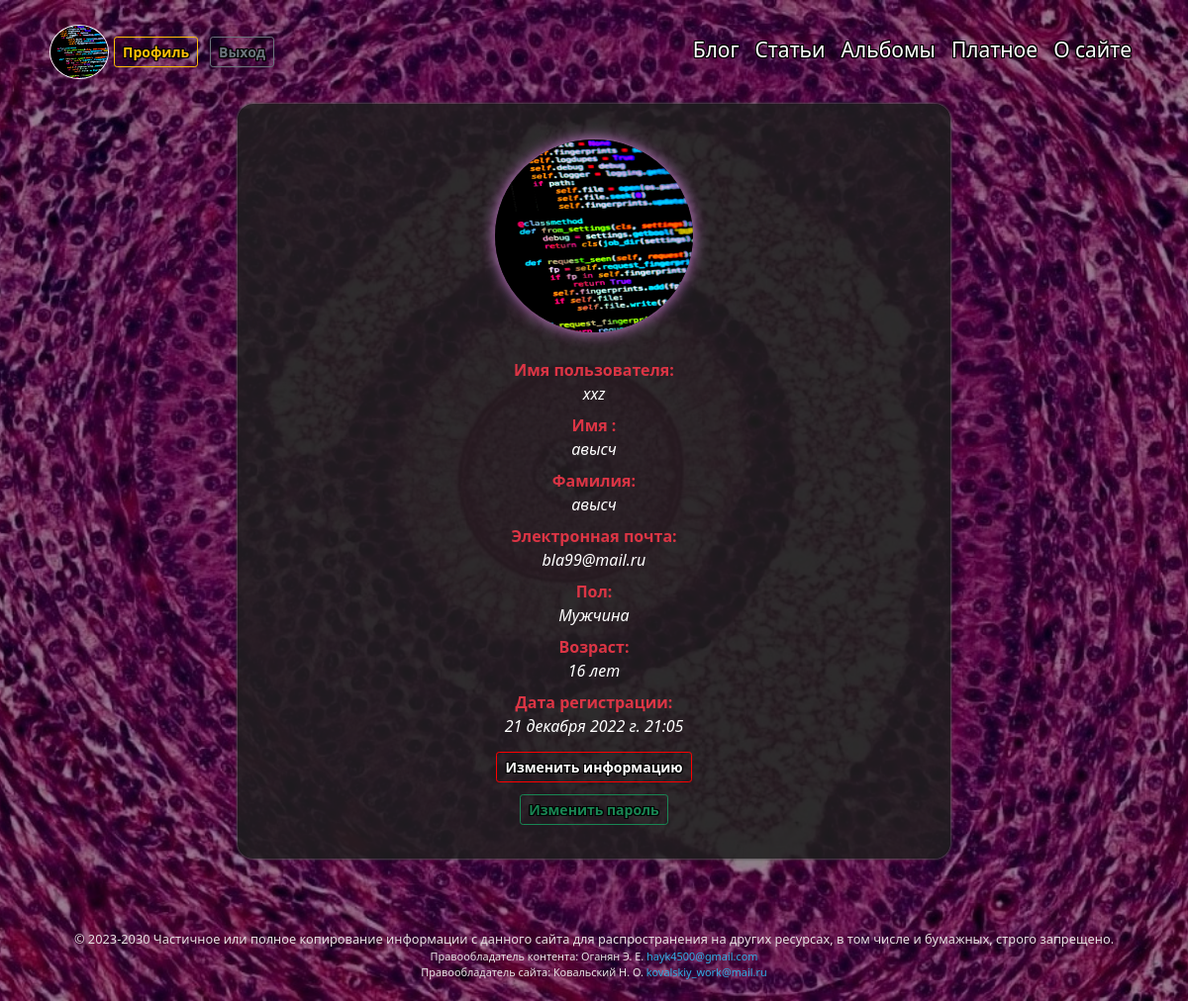
The app's page /users/profile/ (signed in) with its own data.
### users/models.py (models this page shows, shortened)
class CustomUser(AbstractUser):
    class Meta:
        verbose_name = 'Профили'
        verbose_name_plural = 'Профили'
    GENDERS = (
        ('М', 'Мужчина'),
        ('Ж', 'Женщина'),
    )
    avatar = models.ImageField(verbose_name='Аватар', default='users/avatar/default/default_avatar.jpeg',
                                upload_to='users/avatar/', blank=True)
    gender = models.CharField(verbose_name='Пол', max_length=1, choices=GENDERS, default='-', blank=True)
    age = models.IntegerField(verbose_name='Возраст', blank=True,
                                default=0,
                                validators=[
                                            MaxValueValidator(110),
                                            MinValueValidator(14)
                                 ]
                                )
    email = models.EmailField(unique=True)

### users/views.py (the view)
# urls.py: path('profile/', profile, name='profile'),
def profile(request):
    return render(request, 'users/profile.html')

### blog/context_processors.py (called while the page is built)
def menu_context_processor(request):
    return {'menu': menu}

### users/templates/users/profile.html
{% extends 'blog/base.html' %}
{% block content %}
<div class="profile">
  <div class="avatar-container">
    <img class="avatar"  src='{{user.avatar.url}}' alt="PoyasniZaGistu" width="200em" height="195em">
  </div>
  <dl class="row row-cols-1 row-cols-md-1 row-cols-lg-1">
    <dt class="col text-center text-danger">Имя пользователя:</dt>
    <dd class="col text-center fw-light fst-italic text-white">{{user.username}}</dd>
    <dt class="col text-center text-danger">Имя :</dt>
    <dd class="col text-center fw-light fst-italic text-white">{% if not user.first_name %} Не указано {% else %}{{user.first_name}}{%endif%}</dd>
    <dt class="col text-center text-danger">Фамилия:</dt>
    <dd class="col text-center fw-light fst-italic text-white">{% if not user.last_name %} Не указано {% else %}{{user.last_name}}{%endif%}</dd>
    <dt class="col text-center text-danger">Электронная почта:</dt>
    <dd class="col text-center fw-light fst-italic text-white">{{user.email}}</dd>
    <dt class="col text-center text-danger">Пол:</dt>
    <dd class="col text-center fw-light fst-italic text-white">{% if not user.gender %} Не указано {% else %}{{user.get_gender_display}}{%endif%}</dd>
    <dt class="col text-center text-danger">Возраст:</dt>
    <dd class="col text-center fw-light fst-italic text-white">{% if user.age == 0 %} Не указано {% else %}{{user.age}} лет{%endif%}</dd>
    <dt class="col text-center text-danger">Дата регистрации:</dt>
    <dd class="col text-center fw-light fst-italic text-white">{{user.date_joined}}</dd>
    <a class="text-center" href="{% url 'profile_change' %}"><button type="submit" value="Update" class="btn btn-outline-danger btn-sm btn-log">Изменить информацию</button></a>
    <a class="form-log" href="{% url 'password_change' %}"><button type="button" class="btn btn-outline-success btn-sm">Изменить пароль</button></a>
  </dl>
</div>
{% endblock %}

### blog/templates/blog/base.html (shortened to what this page needs)
{% load static %}
<!DOCTYPE html>
<html lang="ru">
<head>
    <link href="https://cdn.jsdelivr.net/npm/bootstrap@5.0.1/dist/css/bootstrap.min.css" rel="stylesheet">
    <link rel="stylesheet" href='{% static "blog/css/styles.css" %}'>
</head>
<body style="background-image: url('{% static "blog/images/back.jpeg" %}');">
{% block navbar %}
    <nav class="navbar navbar-expand-md navbar-dark">
        <div class="container-fluid ">
            <a class="logo-container" href="{% url 'home' %}">
             {% if request.user.is_authenticated %}
              <img class="logo"  src='{{ user.avatar.url }}' alt="Avatar" width="60em" height="55em" >
             <a href="{% url 'profile' %}"><button type="button" class="btn btn-outline-warning btn-sm btn-profile">Профиль</button></a>
             <a href="{% url 'logout' %}"><button type="button" class="btn btn-outline-secondary btn-sm">Выход</button></a>
             {% endif %}
		    <div class="collapse navbar-collapse justify-content-end" id="navbarSupportedContent">
                <ul class="navbar-nav ms-auto">
{% for m in menu %}
                    <li class="nav-item">
                        <a class="nav-link"  href="{% url m.url_name %}">{{m.title}}</a>
                    </li>
{% endfor %}
		        </ul>
            </div>
        </div>
	</nav>
{% endblock navbar %}
      {% block content %}
      {% endblock %}
    <footer class=" text-center text-white text-lg-start">
        <div class="text-footer">
          © 2023-2030 Частичное или полное копирование информации с данного сайта для распространения на других ресурсах, в том числе и бумажных, строго запрещено.
        </div>
        <div class="footer">
            <div class="cont-right">Правообладатель контента: Оганян Э. Е.
                <a class="text-mail">hayk4500@gmail.com </a>
            </div>
            <div class="site-right">Правообладатель сайта: Ковальский Н. О.
                <a class="text-mail">kovalskiy_work@mail.ru</a>
            </div>
        </div>
    </footer>
</body>
</html>

### blog/static/blog/css/styles.css (style rules this page uses)
html { position: relative; min-height: 90%; }
body { background-repeat: no-repeat; background-position: center center; background-attachment: fixed; -webkit-background-size: cover; -moz-background-size: cover; -o-background-size: cover; background-size: cover; margin-bottom: 6%; background-color: rgba(72, 1, 58, 0.789); }
.navbar-dark { padding: 1px; margin-bottom: 2%; margin-left: 3%; margin-right: 3%; margin-top: 2%; }
.logo { border-radius: 50%; margin-left: 1%; border: 1px solid rgb(255, 255, 255); padding: 0.1px; }
.btn { margin: 6px; font-weight: 648; text-shadow: 1px 0 rgb(0, 0, 0), -1px 0 rgb(0, 0, 0), 0 1px rgb(0, 0, 0), 0 -1px rgb(0, 0, 0), 1px 1px rgb(0, 0, 0), -1px -1px rgb(0, 0, 0), 1px -1px rgb(0, 0, 0), -1px 1px rgb(0, 0, 0); }
.btn-outline-danger { background-color: rgba(101, 0, 0, 0); border: 1.5px solid rgb(255, 0, 0); color: rgb(255, 255, 255); }
.navbar-dark .navbar-nav .nav-link, .navbar-dark .nav-link { color: rgb(255, 255, 255); font-size: 21px; text-align: center; padding-top: 0px; padding-bottom: 4px; font-weight: 358; text-shadow: 1px 0 rgb(0, 0, 0), -1px 0 rgb(0, 0, 0), 0 1px rgb(0, 0, 0), 0 -1px rgb(0, 0, 0), 1px 1px rgb(0, 0, 0), -1px -1px rgb(0, 0, 0), 1px -1px rgb(0, 0, 0), -1px 1px rgb(0, 0, 0); }
footer { margin-top: 30px; position: absolute; bottom: 0; height: 0%; width: 100%; padding-left: 4%; padding-right: 4%; }
.text-footer { font-size: 80%; text-align: center; color: rgb(231, 226, 226); }
.cont-right, .site-right { font-size: 68%; text-align: center; color: rgb(234, 231, 231); padding-left: 0cm; padding-right: 0cm; }
.text-mail, .text-mail:hover { color: rgb(49, 174, 228); text-decoration: none; padding-bottom: 2%; }
.form-log { text-align: center; }
div.profile { margin-left: 20%; margin-right: 20%; margin-top: 2%; margin-bottom: 0.1%; padding: 3%; padding-bottom: 1%; border-radius: 1em; background-color:rgba(31, 30, 30, 0.867); box-shadow: 0 0px 3px rgb(141, 141, 141), 0 0px 3px rgb(0, 0, 0); }
.avatar { margin-bottom: 4%; margin-left: auto; margin-right: auto; border-radius: 50%; box-shadow: 0 0 15px rgba(234, 145, 242, 0.92); }
.avatar-container { text-align: center; }

### records on screen
CustomUser: avatar (picture), username "xxz", first_name "авысч", last_name "авысч", email "bla99@mail.ru", gender "Мужчина", age "16", date_joined "21 декабря 2022 г. 21:05"

### other values on screen
{{ m.title }} "Блог" "Статьи" "Альбомы" "Платное" "О сайте"
